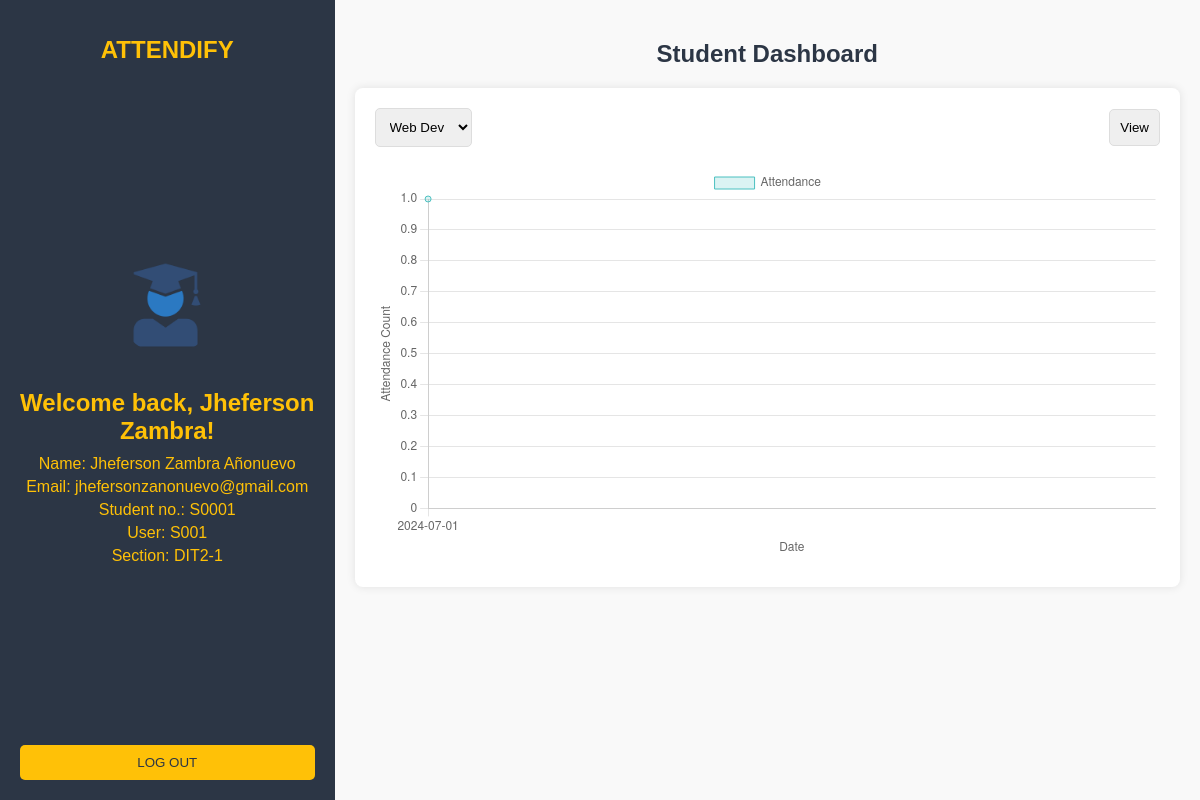
Page /works/student_dashboard.php (signed in) on the earlier database version.
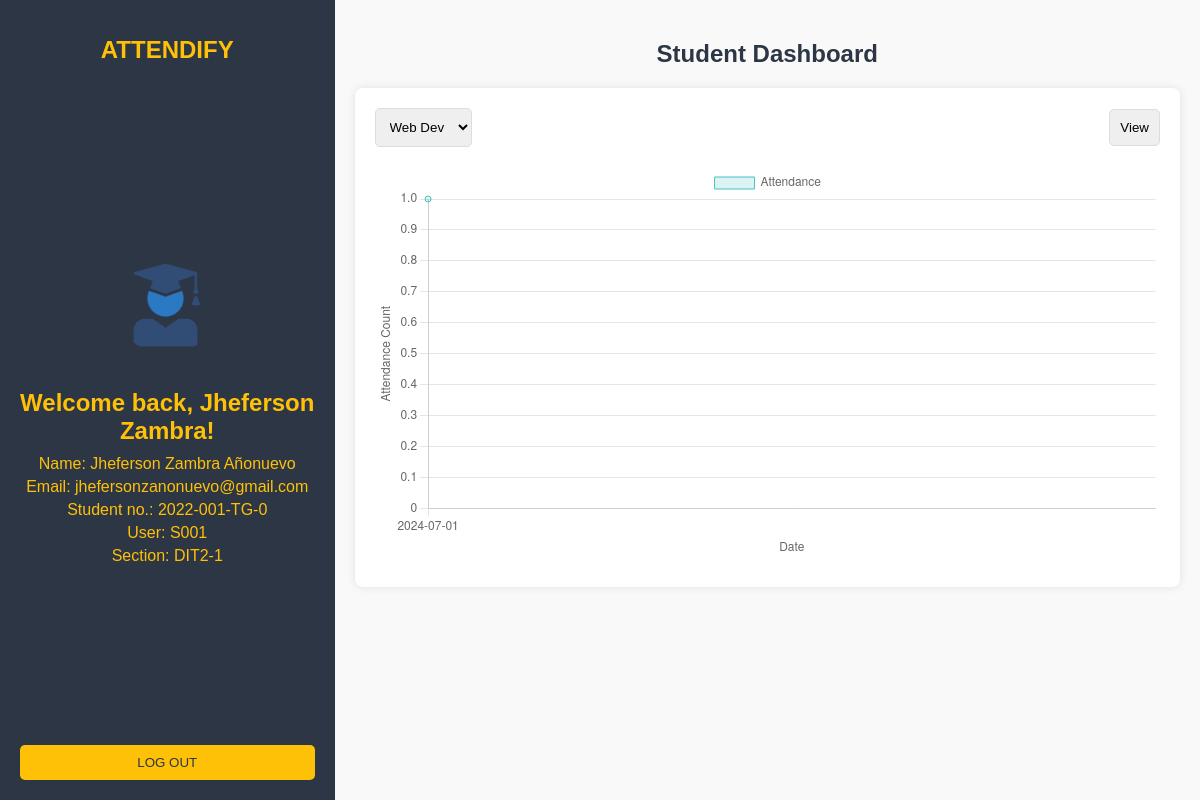
Same page on the later database version.
### tables this page shows
CREATE TABLE `student` (
  `id` int(11) NOT NULL,
  `firstname` varchar(100) NOT NULL,
  `middlename` varchar(100) NOT NULL,
  `lastname` varchar(100) NOT NULL,
  `birthday` varchar(100) NOT NULL,
  `age` int(11) NOT NULL,
  `gender` varchar(100) NOT NULL,
  `address` varchar(100) NOT NULL,
  `email` varchar(100) NOT NULL,
  `phone` bigint(20) NOT NULL,
  `password` varchar(100) NOT NULL,
  `datetime_created` timestamp NOT NULL DEFAULT current_timestamp(),
  `datetime_updated` timestamp NOT NULL DEFAULT current_timestamp(),
  `student_number` varchar(100) NOT NULL
);

### works/student_dashboard.php (the view, shortened to what this page needs)
<?php
require '../db_connect.php';
$student_number = $_SESSION['student_number'];
$stmt = $conn->prepare("SELECT * FROM student WHERE student_number = ?");
$stmt->bind_param("s", $student_number);
$stmt->execute();
$result = $stmt->get_result();
$student = $result->fetch_assoc();
?>
<!DOCTYPE html>
<html lang="en">
<head>
    <link rel="stylesheet" href="../styles/student_dashboard_styles.css" />
</head>
<body>
    <div class="sidebar">
        <h1>ATTENDIFY</h1>
        <div class="profile">
            <img src="../assets/images/stdnIcon.png" alt="Profile Picture">
            <h2>Welcome back, <?php echo htmlspecialchars($student['firstname']); ?>!</h2>
            <p>Name: <?php echo htmlspecialchars($student['firstname'] . ' ' . $student['lastname']); ?></p>
            <p>Email: <?php echo htmlspecialchars($student['email']); ?></p>
            <p>Student no.: <?php echo htmlspecialchars($student['student_number']); ?></p>
            <p>User: S001</p>
            <p>Section: <?php echo htmlspecialchars($_SESSION['section']); ?></p>
        </div>
        <button id="logout_button">LOG OUT</button>
    </div>
    <div class="main-content">
        <h2>Student Dashboard</h2>
        <div class="attendance-panel">
            <div class="attendance-header">
                <select>
                    <option value="webdev">Web Dev</option>
                </select>
                <button id="view_attendance">View</button>
            </div>
            <div class="attendance-details">
                <canvas id="attendanceChart"></canvas>
            </div>
        </div>
    </div>
    <script type="text/javascript">
        document.addEventListener('DOMContentLoaded', function () {
            const ctx = document.getElementById('attendanceChart').getContext('2d');
            // Assuming attendanceDates is an array of date strings
            const data = {
                labels: attendanceDates, // X-axis labels (dates)
                datasets: [{
                    label: 'Attendance',
                    data: attendanceDates.map(() => 1), // Y-axis values (e.g., all 1 for attended)
                    backgroundColor: 'rgba(75, 192, 192, 0.2)',
                    borderColor: 'rgba(75, 192, 192, 1)',
                    borderWidth: 1
                }]
            };
            const config = {
                type: 'line', // You can change this to 'bar', 'pie', etc.
                data: data,
                options: {
                    scales: {
                        y: {
                            beginAtZero: true,
                            title: {
                                display: true,
                                text: 'Attendance Count'
                            }
                        },
                        x: {
                            title: {
                                display: true,
                                text: 'Date'
                            }
                        }
                    }
                }
            };
            const attendanceChart = new Chart(ctx, config);
            // Logout button functionality
            const logoutButton = document.getElementById("logout_button");
            if (logoutButton) {
                logoutButton.addEventListener("click", function () {
                    location.href = "../php/logout.php";
                });
            }
        });
    </script>
</body>
</html>

### styles/student_dashboard_styles.css (style rules this page uses)
body { font-family: Arial, sans-serif; margin: 0; padding: 0; display: flex; height: 100vh; background-color: #f9f9f9; }
.sidebar { background-color: #2c3645; color: #ffc107; width: 300px; padding: 20px; display: flex; flex-direction: column; justify-content: space-between; }
.sidebar h1 { font-size: 24px; text-align: center; }
.sidebar .profile { text-align: center; }
.sidebar .profile img { width: 100px; height: 100px; border-radius: 50%; margin-bottom: 10px; }
.sidebar .profile h2 { margin-bottom: 10px; }
.sidebar p { margin: 5px 0; }
#logout_button { background-color: #ffc107; color: #2c3645; border: none; padding: 10px; cursor: pointer; border-radius: 5px; text-align: center; }
.main-content { flex-grow: 1; padding: 20px; }
.main-content h2 { text-align: center; color: #2c3645; }
.attendance-panel { background-color: #fff; border-radius: 8px; padding: 20px; box-shadow: 0 0 10px rgba(0, 0, 0, 0.1); }
.attendance-header { display: flex; justify-content: space-between; align-items: center; margin-bottom: 20px; }
.attendance-header select, .attendance-header button { padding: 10px; border-radius: 5px; border: 1px solid #ddd; }
.attendance-details { width: 100%; height: 400px; }
canvas { width: 100%; height: 100%; }

Differences in the rows shown:
changed student "Jheferson Zambra": student_number "S0001" → "2022-001-TG-0"
